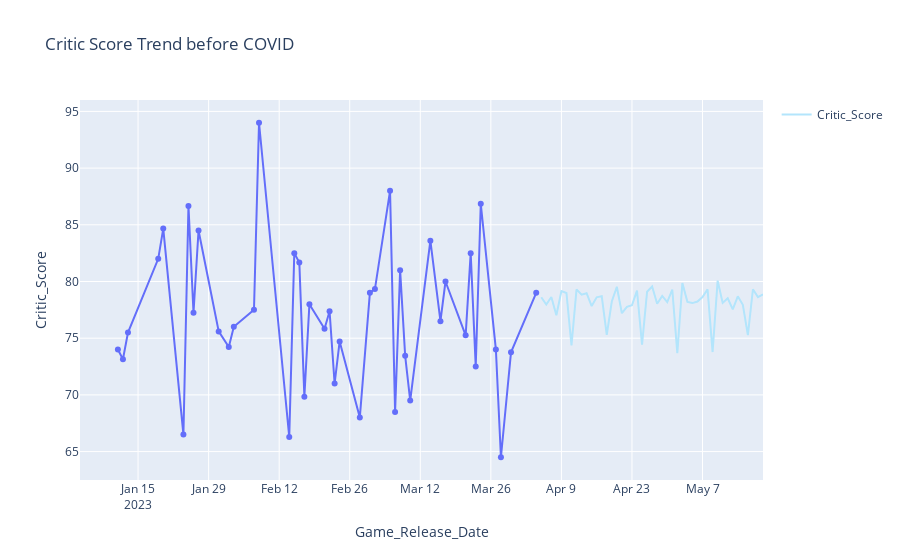

The notebook cell saved with this chart:
### Code cell
modelaftercovid.import_template(
"modelaftercovid.csv",
method="only",
enforce_model_list=True)

predictionaftercovid = modelaftercovid.predict(forecast_length=45)
forecastaftercovid = predictionaftercovid.forecast
forecastaftercovid.reset_index()

dftimeaftercovid = dfaftercovid[['Critic_Score','Game_Release_Date']]
dftimeaftercovid = dftimeaftercovid.groupby(['Game_Release_Date'])['Critic_Score'].mean().reset_index()

figtimeaftercovid = px.line(dftimeaftercovid, x="Game_Release_Date", y="Critic_Score", title='Critic Score Trend before COVID',markers=True)
figtimeaftercovid.update_traces(textposition="bottom right")
figtimeaftercovid.add_trace(go.Scatter(x=forecastaftercovid.index, y=forecastaftercovid["Critic_Score"], name='Critic_Score',marker_color='rgb(179, 229, 252)'))
figtimeaftercovid.show()

### Figure 1 — Plotly figure (JSON) as saved in the notebook; plotly's stock layout.template omitted (floating-point values rounded to 4 significant figures)
{"data": [{"hovertemplate": "Game_Release_Date=%{x}<br>Critic_Score=%{y}<extra></extra>", "legendgroup": "", "line": {"color": "#636efa", "dash": "solid"}, "marker": {"symbol": "circle"}, "mode": "markers+lines", "name": "", "orientation": "v", "showlegend": false, "textposition": "bottom right", "type": "scatter", "x": ["2023-01-11T00:00:00", "2023-01-12T00:00:00", "2023-01-13T00:00:00", "2023-01-19T00:00:00", "2023-01-20T00:00:00", "2023-01-24T00:00:00", "2023-01-25T00:00:00", "2023-01-26T00:00:00", "2023-01-27T00:00:00", "2023-01-31T00:00:00", "2023-02-02T00:00:00", "2023-02-03T00:00:00", "2023-02-07T00:00:00", "2023-02-08T00:00:00", "2023-02-14T00:00:00", "2023-02-15T00:00:00", "2023-02-16T00:00:00", "2023-02-17T00:00:00", "2023-02-18T00:00:00", "2023-02-21T00:00:00", "2023-02-22T00:00:00", "2023-02-23T00:00:00", "2023-02-24T00:00:00", "2023-02-28T00:00:00", "2023-03-02T00:00:00", "2023-03-03T00:00:00", "2023-03-06T00:00:00", "2023-03-07T00:00:00", "2023-03-08T00:00:00", "2023-03-09T00:00:00", "2023-03-10T00:00:00", "2023-03-14T00:00:00", "2023-03-16T00:00:00", "2023-03-17T00:00:00", "2023-03-21T00:00:00", "2023-03-22T00:00:00", "2023-03-23T00:00:00", "2023-03-24T00:00:00", "2023-03-27T00:00:00", "2023-03-28T00:00:00", "2023-03-30T00:00:00", "2023-04-04T00:00:00"], "xaxis": "x", "y": [74, 73.14, 75.5, 82, 84.67, 66.5, 86.67, 77.25, 84.5, 75.6, 74.22, 76, 77.5, 94, 66.29, 82.5, 81.67, 69.83, 78, 75.83, 77.38, 71, 74.71, 68, 79, 79.33, 88, 68.5, 81, 73.44, 69.5, 83.6, 76.5, 80, 75.25, 82.5, 72.5, 86.86, 74, 64.5, 73.75, 79], "yaxis": "y"}, {"marker": {"color": "rgb(179, 229, 252)"}, "name": "Critic_Score", "type": "scatter", "x": ["2023-04-05T00:00:00", "2023-04-06T00:00:00", "2023-04-07T00:00:00", "2023-04-08T00:00:00", "2023-04-09T00:00:00", "2023-04-10T00:00:00", "2023-04-11T00:00:00", "2023-04-12T00:00:00", "2023-04-13T00:00:00", "2023-04-14T00:00:00", "2023-04-15T00:00:00", "2023-04-16T00:00:00", "2023-04-17T00:00:00", "2023-04-18T00:00:00", "2023-04-19T00:00:00", "2023-04-20T00:00:00", "2023-04-21T00:00:00", "2023-04-22T00:00:00", "2023-04-23T00:00:00", "2023-04-24T00:00:00", "2023-04-25T00:00:00", "2023-04-26T00:00:00", "2023-04-27T00:00:00", "2023-04-28T00:00:00", "2023-04-29T00:00:00", "2023-04-30T00:00:00", "2023-05-01T00:00:00", "2023-05-02T00:00:00", "2023-05-03T00:00:00", "2023-05-04T00:00:00", "2023-05-05T00:00:00", "2023-05-06T00:00:00", "2023-05-07T00:00:00", "2023-05-08T00:00:00", "2023-05-09T00:00:00", "2023-05-10T00:00:00", "2023-05-11T00:00:00", "2023-05-12T00:00:00", "2023-05-13T00:00:00", "2023-05-14T00:00:00", "2023-05-15T00:00:00", "2023-05-16T00:00:00", "2023-05-17T00:00:00", "2023-05-18T00:00:00", "2023-05-19T00:00:00"], "y": [78.61, 77.97, 78.63, 77.02, 79.15, 78.99, 74.36, 79.31, 78.83, 78.97, 77.83, 78.6, 78.71, 75.29, 78.23, 79.53, 77.2, 77.76, 77.9, 79.2, 74.43, 79.1, 79.56, 78.04, 78.73, 78.18, 79.29, 73.68, 79.87, 78.2, 78.1, 78.24, 78.63, 79.32, 73.78, 80.08, 78.11, 78.52, 77.54, 78.7, 77.94, 75.27, 79.31, 78.62, 78.87]}], "layout": {"legend": {"tracegroupgap": 0}, "title": {"text": "Critic Score Trend before COVID"}, "xaxis": {"anchor": "y", "domain": [0, 1], "title": {"text": "Game_Release_Date"}}, "yaxis": {"anchor": "x", "domain": [0, 1], "title": {"text": "Critic_Score"}}}}
